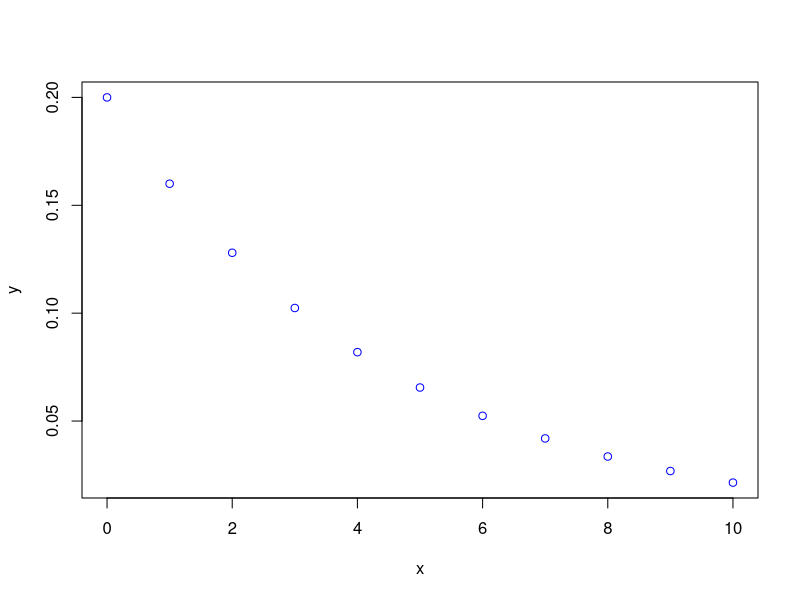

R code for this plot:
#1a
x = 3
p = 0.2
dgeom(x, p)

#1b
data = 10000
p = 0.2
x = 3
vec = (rgeom(data, p) == x)
mean(vec)

#1c
#Tidak terpaut jauh. Dari 10000 bilangan

#1d
x = seq(0, 10, by=1)
y = dgeom(x, 0.2)
plot(x, y, col="blue")

#1e
#Mean dari Distribusi Geometrik adalah (1-p)/p dan variansnya adalah (1-p)/p^2



